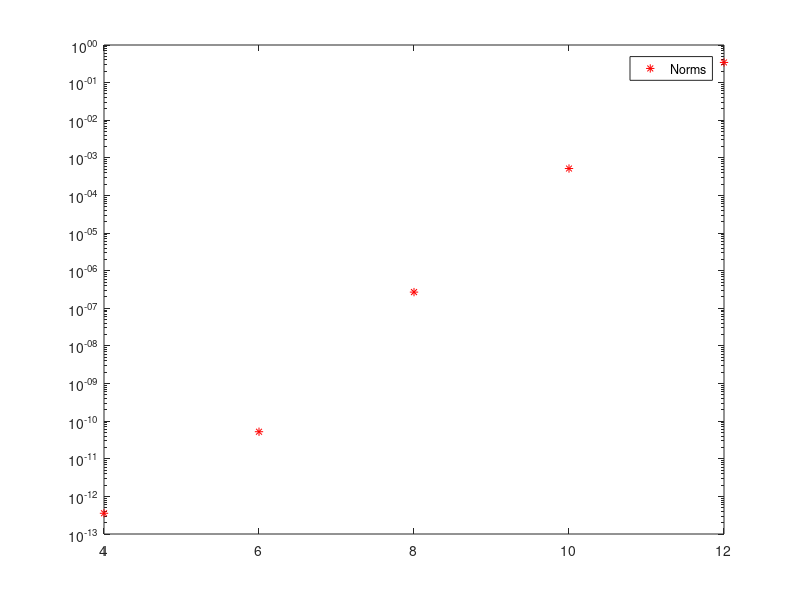

Write the MATLAB code that produced this figure.
clear;
clc;

a=1;
b=2;

Norm1=zeros(size(5));
f1=zeros(size(5));
p=1;

for n=4:2:12
    A=zeros(n,n);
    S=zeros(n,n);
    D=zeros(n,n);

    f=a+(b-a)*rand(n,1);
for i=1:n
    for j=1:n
        A(i,j)=1/(i+j+1);
    end
end

for i=1:n
        sum = 0;
            for k=1:i-1
            sum =sum+ abs(S(k,i)^2)*D(k,k);
            end
        D(i,i)=sign(A(i,i)-sum);
        S(i,i)=sqrt(abs(A(i,i)-sum));
        for j=i+1:n
        sum2=0;
            for k=1:i-1
                sum2=sum2+ S(k,i)*D(k,k)*S(k,j);
            end
        S(i,j)=(A(i,j)-sum2)/(S(i,i)*D(i,i));
        end
end


y=zeros(n,1);
y(1,1)=f(1,1)/(S(1,1)*D(1,1));
for i=2:n
    sum=0;
    for j=1:i-1
            sum =sum+ S(j,i)*y(j,1)*D(j,j);
    end
            y(i,1)=(f(i,1)-sum)/(S(i,i)*D(i,i));
end

x=zeros(n,1);
x(n,1)=y(n,1)/S(n,n);
for i=n-1:-1:1
    sum=0;
    for j=i+1:n
            sum =sum+ S(i,j)*x(j,1);
    end
    x(i,1)= (y(i,1)-sum)/S(i,i);
end
  Norm1(p)=norm(f-A*x)/norm(f);
  p=p+1;
end
Norm1(1)
Norm1(2)
Norm1(3)
Norm1(4)
Norm1(5)
semilogy(4:2:12,Norm1,'r*');
legend('Norms')


